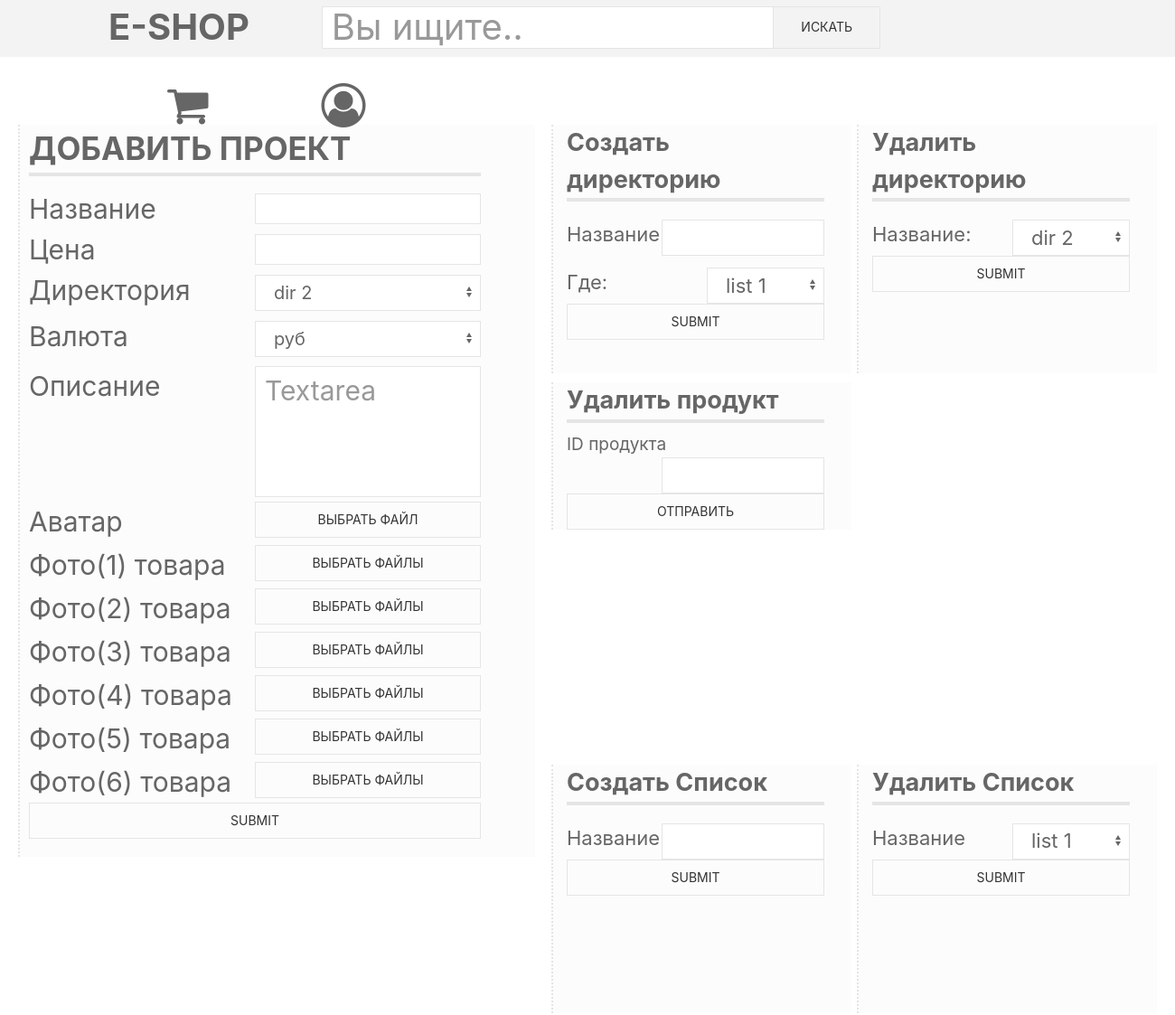
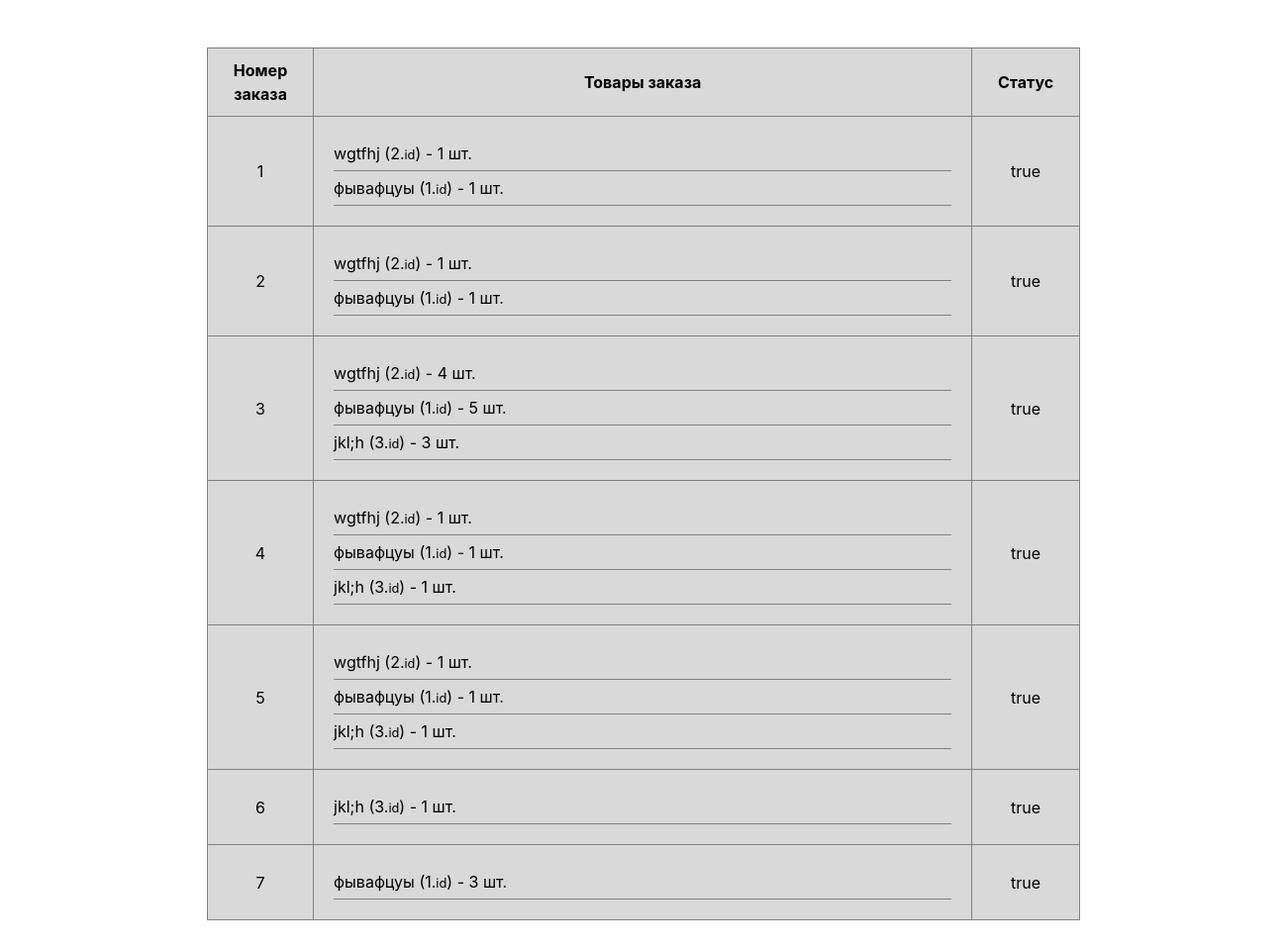
Page /pages/adminPanel.php on the committed database (2 pictures, top to bottom).
### tables this page shows
CREATE TABLE IF NOT EXISTS `orders` (
  `id` int(5) NOT NULL,
  `data` varchar(5000) NOT NULL,
  `status` varchar(10) NOT NULL
);

CREATE TABLE IF NOT EXISTS `products` (
  `id` int(5) NOT NULL,
  `code` varchar(50) NOT NULL,
  `name` varchar(50) NOT NULL,
  `price` int(12) NOT NULL,
  `type` varchar(50) NOT NULL,
  `currency` varchar(5) NOT NULL,
  `description` varchar(10000) NOT NULL,
  `avatar` varchar(100) NOT NULL,
  `photo1` varchar(100) NOT NULL,
  `photo2` varchar(100) NOT NULL,
  `photo3` varchar(100) NOT NULL,
  `photo4` varchar(100) NOT NULL,
  `photo5` varchar(100) NOT NULL,
  `photo6` varchar(100) NOT NULL
);

### pages/adminPanel.php (the view, shortened to what this page needs)
<!DOCTYPE html>
<html>
<head>
	<link rel="stylesheet" href="/font-awesome/css/font-awesome.min.css">
	<link rel="stylesheet" type="text/css" href="/style/uikit-rtl.css">
	<link rel="stylesheet" type="text/css" href="/style/uikit.css">
	<link rel="stylesheet" type="text/css" href="/style/adminPanel.css">
</head>
<body>
	<?php
		require 'headerStyles.php';
		require 'header.php';
	?>
	<div class="addBody">
		<div class="addProduct">
			<div class="addProduct-headline">Добавить проект</div>
			<form enctype="multipart/form-data" action="newProduct.php" method="post">
				<div>Название <input class="uk-input" type="text" name="name" required></div>
				<div>Цена <input class="uk-input" type="text" name="price"></div>
				<div>Директория
					<select class="typeSelect uk-select uk-form-width-small" name="type">
						<?
							$dir = mysql_query("SELECT * FROM direction");
							while($dirTranslate = mysql_fetch_array($dir, MYSQL_ASSOC)){
								echo "<option>".$dirTranslate["name"]."</option>";
							}
						?>
					</select>
				</div>
				<div class="product-currency">Валюта
					<select class="uk-select uk-form-width-small" name="currency">
						<option>руб</option>
					</select>
				</div>
				<div class="productDescriprion">
					Описание
					<textarea class="uk-textarea" rows="3" placeholder="Textarea" name="description"></textarea>
				</div>
				<div class="avatarWrap" title="Главная картинка" uk-form-custom>
					Аватар
		            <label for="file" class="avatar uk-button uk-button-default" type="button" tabindex="-1">Выбрать файл</label>
				</div>
				<div class="product-photosWrap">
					Фото(1) товара
		            <label for="photo1" class="product-photos uk-button uk-button-default" type="button" tabindex="-1">Выбрать файлы</label>
				</div>
				<div class="product-photosWrap">
					Фото(2) товара
		            <label for="photo2" class="product-photos uk-button uk-button-default" type="button" tabindex="-1">Выбрать файлы</label>
				</div>
				<div class="product-photosWrap">
					Фото(3) товара
		            <label for="photo3" class="product-photos uk-button uk-button-default" type="button" tabindex="-1">Выбрать файлы</label>
				</div>
				<div class="product-photosWrap">
					Фото(4) товара
		            <label for="photo4" class="product-photos uk-button uk-button-default" type="button" tabindex="-1">Выбрать файлы</label>
				</div>
				<div class="product-photosWrap">
					Фото(5) товара
		            <label for="photo5" class="product-photos uk-button uk-button-default" type="button" tabindex="-1">Выбрать файлы</label>
				</div>
				<div class="product-photosWrap">
					Фото(6) товара
		            <label for="photo6" class="product-photos uk-button uk-button-default" type="button" tabindex="-1">Выбрать файлы</label>
				</div>
				<input class="uk-button uk-button-default addProductSubmit" type="submit" name="">
			</form>
		</div>
		<div class="addNav">
			<div class="adminDir">
				<div class="addDir">
					<div>Создать директорию</div>
					<form action="adminDir.php" method="post">
						<div>
							Название <input class="uk-input" type="text" name="name">
						</div>
						<div>
							Где:
							<select class="addDirSelect uk-select uk-form-width-small" name="whereList">
								<?php
									$list = mysql_query("SELECT name FROM list");
									while($var = mysql_fetch_array($list, MYSQL_ASSOC)){
										echo "<option>".$var["name"]."</option>";
									}
								?>
							</select>
						</div>
						<input class="uk-button uk-button-default navSubmitDir" type="submit" name="">
					</form>
				</div>
				<div class="removeDir">
					<div>Удалить директорию</div>
					<form action="removeDir.php" method="post">
						<div>
							Название:
							<select class="removeDirSelect uk-select uk-form-width-small" name="select">
								<?php
									$removeDirSelect = mysql_query("SELECT * FROM direction");
									while($removeDirSelectWhere = mysql_fetch_array($removeDirSelect, MYSQL_ASSOC)){
										echo "<option>".$removeDirSelectWhere["name"]."</option>";
									}
								?>
							</select>
						<input class="uk-button uk-button-default navSubmitDir" type="submit" name="">
						</div>
					</form>
				</div>
			</div>
			<div class="removeProduct">
				<div>Удалить продукт</div>
				<form action="removeProduct.php" method="post">
					<div>
						ID продукта <input class="uk-input" type="text" name="id">
						<input class="uk-button uk-button-default navSubmit" type="submit" value="Отправить">
					</div>
				</form>
			</div>
			<div class="adminList">
				<div class="addList">
					<div>Создать Список</div>
					<form class="addListForm" action="adminList.php" method="post">
						<div>
							Название <input class="addListInput uk-input" type="text" name="name">
						</div>
						<input class="uk-button uk-button-default navSubmit" type="submit" name="">
					</form>
				</div>
				<div class="removeList">
					<div>Удалить Список</div>
					<form action="removeDir.php"  method="get">
						<div>
							Название
							<select class="removeListSelect uk-select uk-form-width-small" name="select">
								<?php
									$list = mysql_query("SELECT name FROM list");
									while($var = mysql_fetch_array($list, MYSQL_ASSOC)){
										echo "<option>".$var["name"]."</option>";
									}
								?>
							</select>
						</div>
						<input class="uk-button uk-button-default navSubmit" type="submit" name="">
					</form>
				</div>
			</div>
		</div>
	<div class="orders--wrapper">
		<table class="orders--table">
			<tr>
				<th>Номер заказа</th>
				<th>Товары заказа</th>
				<th>Статус</th>
			</tr>
			<?php
				$res = mysql_query("SELECT * FROM `orders`");
				$order = [];
				while ($key = mysql_fetch_assoc($res)) {
					array_push($order, $key);
				}
				for ($i=0; $i < count($order); $i++) {
					$curData = unserialize($order[$i]["data"])["products"];
					$curCount = count($curData["id"]);
					echo "<tr>";
						echo "<td>";
						echo $order[$i]["id"];
						echo "</td>";
						echo "<td class='orders__infoPr'>";
						for ($k=0; $k < $curCount; $k++) {
							$id = $curData["id"][$k];
							$name = mysql_fetch_assoc(
								mysql_query("SELECT `name` FROM products WHERE id = '$id'")
							)["name"];
							echo "<div class='orders__product'> $name ($id.<small>id</small>) - " . $curData["countPr"][$k] . " шт. </div>";
						}
						echo "</td>";
						echo "<td>";
						echo $order[$i]["status"];
						echo "</td>";
					echo "</tr>";
				}
			?>
		</table>
	</div>
	</div>
</body>
</html>

### style/adminPanel.css (style rules this page uses)
.addBody { width: 1260px; margin: 60px auto; display: flex; flex-wrap: wrap; justify-content: space-between; padding: 15px; }
.addProduct { width: 500px; height: 810px; display: inline-block; padding-left: 10px; padding-right: 60px; border-left: 2px dotted #e5e5e5; background: #fcfcfc; }
.addProduct-headline { font-size: 35px; text-transform: uppercase; font-weight: bold; border-bottom: 4px solid #e5e5e5; }
.addProduct > form > div > input, .addProduct > form > div > select { float: right; width: 250px; height: 34px; font-size: 20px; margin-top: 5px; }
.product-currency { margin-top: 6px; }
.productDescriprion { margin-top: 10px; height: 160px; }
.addProduct > form > div > textarea { resize: none; width: 250px; float: right; }
.avatarWrap { margin-top: -10px; }
.avatar, .product-photos { float: right; margin-top: 3px; width: 250px; }
.product-photosWrap { margin-top: 3px; }
.addProduct > form > div:nth-child(5) { height: 160px; }
.addProduct > form > div:nth-child(1) { margin-top: 14px; }
.addProduct > form > div:not(.addProduct-headline) { font-size: 30px; }
.addProductSubmit { width: 100%; margin-top: 10px; }
.addNav { display: inline-block; }
.adminDir, .adminList { width: 670px; height: 275px; display: flex; flex-wrap: wrap; justify-content: space-between; }
.addDir, .addList, .removeDir, .removeList, .removeProduct { width: 285px; height: inherit; border-left: 2px dotted #e5e5e5; background: #fcfcfc; padding-right: 30px; padding-left: 15px; }
.addDir > div, .removeDir > div, .addList > div, .removeList > div, .removeProduct > div { font-size: 27px; font-weight: bold; border-bottom: 4px solid #e5e5e5; }
.addDir > form > div, .removeDir > form > div, .addList > form > div, .removeList > form > div { font-size: 22px; margin-top: 20px; }
.addDir > form > div > input, .addDirSelect, .removeDirSelect, .removeDirSelect, .addList > form > div > input, .removeListSelect, .removeProduct input:first-child { width: 180px; float: right; outline: none; }
.navSubmit { width: 100%; margin-top: 120px; }
.navSubmitDir { width: 100%; margin-top: 68px; }
.adminList { margin-top: 260px; }
.removeProduct > form > div { margin-top: 10px; font-size: 19px; }
.removeProduct { margin-top: 10px; }
.orders--wrapper { background: #D9D9D9; width: 70%; margin: 50px auto; }
.orders--table { width: 100%; border: 1px solid gray; border-spacing: 0; border-collapse:collapse; color: black; }
.orders--table td, .orders--table th { width: 13%; border: 1px solid gray; padding: 10px 5px; margin: 0; }
.orders--table td:first-child, .orders--table td:last-child { text-align: center; }
.orders--table td:first-child, .orders--table td:last-child, .orders--table th:first-child, .orders--table th:last-child { width: 1%; }
.orders__infoPr { padding: 20px !important; }
.orders__product { border-bottom: 1px solid gray; padding: 5px 0; }

### rows in the picture
orders: id "1", data.name "wgtfhj", data "2", data "1", data.name "фывафцуы", status "true"
orders: id "2", data.name "wgtfhj", data "2", data "1", data.name "фывафцуы", status "true"
orders: id "3", data.name "wgtfhj", data "2", data "4", data.name "фывафцуы", data "1", data "5", data.name "jkl;h", data "3", status "true"
orders: id "4", data.name "wgtfhj", data "2", countPr "1", data.name "фывафцуы", data "1", data.name "jkl;h", data "3", status "true"
orders: id "5", data.name "wgtfhj", data "2", countPr "1", data.name "фывафцуы", data "1", data.name "jkl;h", data "3", status "true"
orders: id "6", data.name "jkl;h", data "3", data "1", status "true"
orders: id "7", data.name "фывафцуы", data "1", data "3", status "true"

### other values in the picture
form field type "dir 2"
form field whereList "list 1"
form field select "dir 2"
form field select "list 1"
